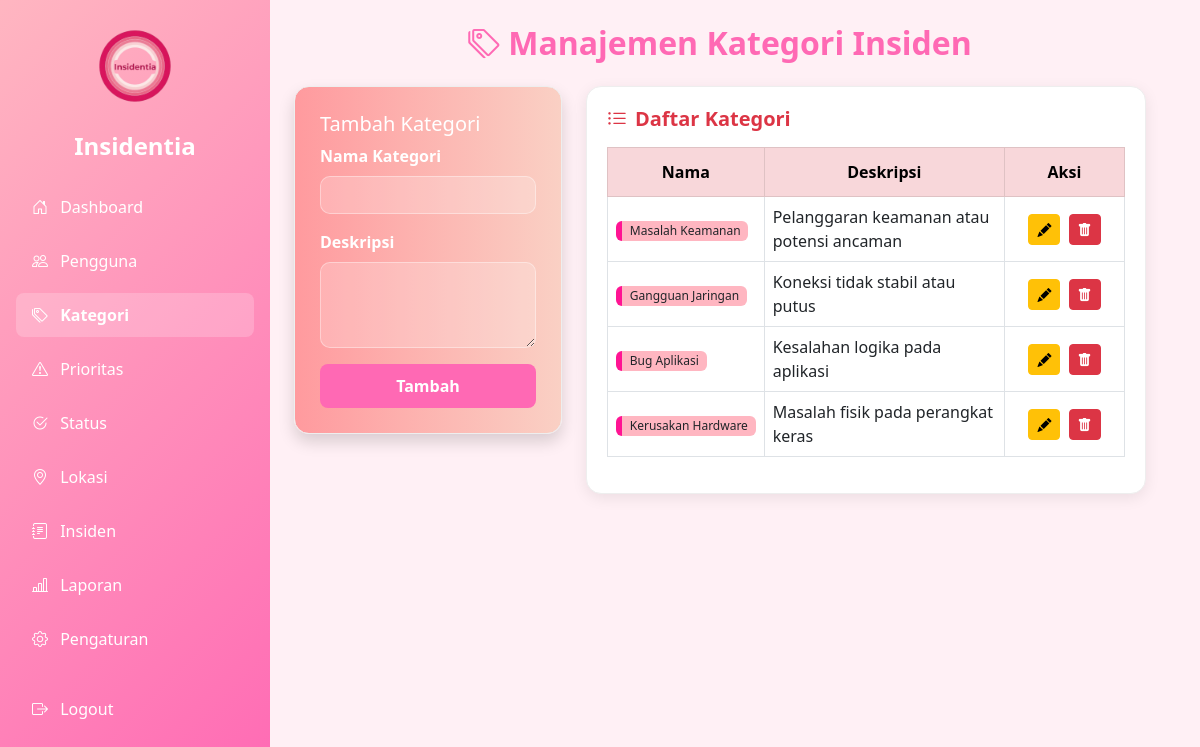
/src/admin/categories.php (signed in), run on the app's committed database.
### tables this page shows
CREATE TABLE incident_categories (
    id INT AUTO_INCREMENT PRIMARY KEY,
    name VARCHAR(100) NOT NULL,
    description TEXT
);

### src/admin/categories.php (the view, shortened to what this page needs)
<?php
require_once '../includes/config.php';
$edit_category = null;
$result = $conn->query("SELECT * FROM incident_categories ORDER BY id DESC");
?>
<!DOCTYPE html>
<html>
<head>
    <link rel="stylesheet" href="https://cdn.jsdelivr.net/npm/bootstrap@5.3.0/dist/css/bootstrap.min.css">
    <link href="https://cdn.jsdelivr.net/npm/bootstrap-icons@1.10.5/font/bootstrap-icons.css" rel="stylesheet">
    <link rel="stylesheet" href="../assets/css/style.css">
</head>
<body>
<div class="container-fluid">
    <div class="row">
        <div class="col-md-3 sidebar p-3">
            <div class="text-center mb-4">
                <img src="../assets/img/logo.png" alt="Insidentia" width="100" class="mb-2 rounded">
                <h4 class="text-white fw-bold mt-2">Insidentia</h4>
            </div>
            <nav class="nav flex-column">
                <a href="dashboard.php" class="nav-link"><i class="bi bi-house-door me-2"></i> Dashboard</a>
                <a href="users.php" class="nav-link"><i class="bi bi-people me-2"></i> Pengguna</a>
                <a href="categories.php" class="nav-link fw-bold active"><i class="bi bi-tags me-2"></i> Kategori</a>
                <a href="priorities.php" class="nav-link"><i class="bi bi-exclamation-triangle me-2"></i> Prioritas</a>
                <a href="statuses.php" class="nav-link"><i class="bi bi-check2-circle me-2"></i> Status</a>
                <a href="locations.php" class="nav-link"><i class="bi bi-geo-alt me-2"></i> Lokasi</a>
                <a href="incidents.php" class="nav-link"><i class="bi bi-journal-text me-2"></i> Insiden</a>
                <a href="reports.php" class="nav-link"><i class="bi bi-bar-chart-line me-2"></i> Laporan</a>
                <a href="settings.php" class="nav-link"><i class="bi bi-gear me-2"></i> Pengaturan</a>
                <a href="../auth/logout.php" class="nav-link mt-3"><i class="bi bi-box-arrow-right me-2"></i> Logout</a>
            </nav>
        </div>
        <div class="col-md-9 p-4">
            <h2 class="text-center mb-4 section-title"><i class="bi bi-tags me-2"></i>Manajemen Kategori Insiden</h2>
            <div class="row g-4">
                <div class="col-md-4">
                    <div class="card-form shadow">
                        <h5 class="text-white"><?= $edit_category ? 'Edit Kategori' : 'Tambah Kategori' ?></h5>
                        <form method="post">
                            <div class="mb-3">
                                <label class="form-label">Nama Kategori</label>
                                <input type="text" name="name" class="form-control" required value="<?= $edit_category['name'] ?? '' ?>">
                            </div>
                            <div class="mb-3">
                                <label class="form-label">Deskripsi</label>
                                <textarea name="description" class="form-control" rows="3"><?= $edit_category['description'] ?? '' ?></textarea>
                            </div>
                            <button type="submit" name="<?= $edit_category ? 'update_category' : 'add_category' ?>" class="btn btn-pink w-100">
                                <?= $edit_category ? 'Update' : 'Tambah' ?>
                            </button>
                        </form>
                    </div>
                </div>
                <div class="col-md-8">
                    <div class="table-container">
                        <h5 class="fw-bold text-danger mb-3"><i class="bi bi-list-ul me-2"></i>Daftar Kategori</h5>
                        <div class="table-responsive">
                            <table class="table table-bordered table-hover align-middle">
                                <thead class="table-danger text-center">
                                    <tr>
                                        <th>Nama</th>
                                        <th>Deskripsi</th>
                                        <th style="width: 120px;">Aksi</th>
                                    </tr>
                                </thead>
                                <tbody>
                                    <?php while($row = $result->fetch_assoc()): ?>
                                        <tr>
                                            <td><span class="badge bg-pink text-dark"><?= htmlspecialchars($row['name']) ?></span></td>
                                            <td><?= htmlspecialchars($row['description']) ?></td>
                                            <td class="text-center">
                                                <a href="categories.php?edit=<?= $row['id'] ?>" class="btn btn-sm btn-warning me-1" data-bs-toggle="tooltip" title="Edit"><i class="bi bi-pencil-fill"></i></a>
                                                <a href="categories.php?delete=<?= $row['id'] ?>" class="btn btn-sm btn-danger" onclick="return confirm('Hapus kategori ini?')" data-bs-toggle="tooltip" title="Hapus"><i class="bi bi-trash-fill"></i></a>
                                            </td>
                                        </tr>
                                    <?php endwhile; ?>
                                </tbody>
                            </table>
                        </div>
                    </div>
                </div>
            </div>
        </div>
    </div>
</div>
</body>
</html>

### src/assets/css/style.css (style rules this page uses)
body { background-color: #e1bfd6; font-family: 'Segoe UI', sans-serif; margin: 0; padding: 0; }
.btn-pink { background-color: #ffb6c1; color: white; border: none; transition: 0.3s ease; }
.table thead { background-color: rgb(247, 143, 179); color: white; }
.bg-pink { background-color: #ff69b4; border-left: 6px solid #ff1493; color: white; }
.sidebar { width: 270px; background-color: #ff69b4; color: white; min-height: 100vh; padding: 20px 18px; position: sticky; top: 0; }
.sidebar .nav-link { color: white; padding: 10px 16px; border-radius: 8px; margin-bottom: 6px; font-size: 1rem; white-space: nowrap; overflow: hidden; text-overflow: ellipsis; }

### src/admin/categories.php (style rules this page uses)
body { background-color: #fff0f5; }
.sidebar { background: linear-gradient(135deg, #ffb6c1, #ff69b4); min-height: 100vh; color: white; }
.sidebar .nav-link { color: white; margin-bottom: 10px; }
.sidebar .nav-link.active, .sidebar .nav-link.fw-bold { background-color: rgba(255, 255, 255, 0.2); }
.section-title { color: #ff69b4; font-weight: bold; }
.card-form { background: linear-gradient(to right, #ff9a9e, #fad0c4); color: white; border-radius: 15px; padding: 25px; box-shadow: 0 4px 15px rgba(0, 0, 0, 0.08); transition: transform 0.2s ease-in-out; border: 1px solid #eee; }
.form-control, .form-select { border-radius: 10px; border: 1px solid rgba(255, 255, 255, 0.5); background-color: rgba(255, 255, 255, 0.2); color: white; }
.form-control::placeholder { color: rgba(255, 255, 255, 0.7); }
.form-label { color: white; font-weight: bold; }
.table-container { background-color: white; border-radius: 15px; padding: 20px; box-shadow: 0 4px 15px rgba(0, 0, 0, 0.08); border: 1px solid #eee; }
.btn-pink { background-color: #ff69b4; color: white; border: none; font-weight: bold; transition: 0.3s ease; border-radius: 8px; padding: 10px 20px; }
.table-container .table tbody tr td:first-child .badge { background-color: #ffb6c1 !important; color: #333; font-weight: normal; }
.table-container .table thead.table-danger { background-color: #ffb6c1; color: white; }
.table-container .table thead th { padding: 12px 8px; }

### data on the page
incident_categories: name "Masalah Keamanan", description "Pelanggaran keamanan atau potensi ancaman"
incident_categories: name "Gangguan Jaringan", description "Koneksi tidak stabil atau putus"
incident_categories: name "Bug Aplikasi", description "Kesalahan logika pada aplikasi"
incident_categories: name "Kerusakan Hardware", description "Masalah fisik pada perangkat keras"
